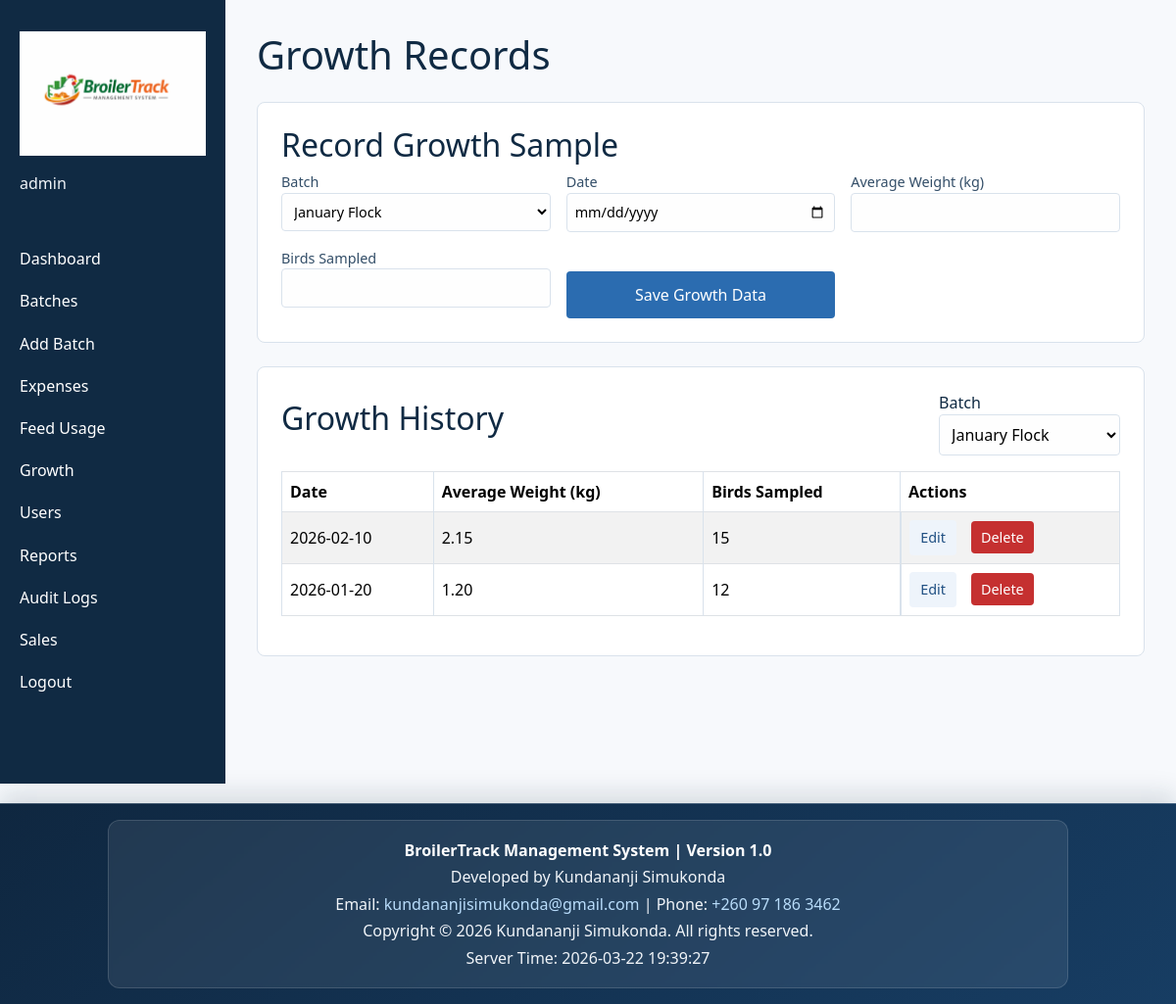
Screenshot of /growth_records.php (signed in) with the database file from the repository.
### tables this page shows
CREATE TABLE IF NOT EXISTS growth_records (
    record_id INT AUTO_INCREMENT PRIMARY KEY,
    batch_id INT NOT NULL,
    date DATE NOT NULL,
    average_weight_kg DECIMAL(10,3) UNSIGNED NOT NULL,
    birds_sampled INT UNSIGNED NOT NULL,
    is_deleted TINYINT(1) NOT NULL DEFAULT 0,
    deleted_at TIMESTAMP NULL DEFAULT NULL,
    created_at TIMESTAMP DEFAULT CURRENT_TIMESTAMP,
    INDEX idx_growth_records_batch_date (batch_id, date),
    CONSTRAINT chk_growth_records_weight_positive CHECK (average_weight_kg > 0),
    CONSTRAINT chk_growth_records_sampled_positive CHECK (birds_sampled > 0),
    CONSTRAINT fk_growth_batch FOREIGN KEY (batch_id) REFERENCES batches(batch_id) ON DELETE CASCADE
);

### growth_records.php (called while the page is built, shortened)
<?php
require_once __DIR__ . '/config/bootstrap.php';
require_once __DIR__ . '/controllers/BatchController.php';
require_once __DIR__ . '/controllers/GrowthController.php';
$pdo = app_db();
$batchController = new BatchController($pdo);
$growthController = new GrowthController($pdo);
$batches = $batchController->list();
$defaultBatchId = $batchController->defaultBatchId();
$selectedBatchId = isset($_REQUEST['batch_id']) ? (int)$_REQUEST['batch_id'] : ($defaultBatchId ?? 0);
$editRecordId = isset($_GET['edit_id']) ? (int)$_GET['edit_id'] : 0;
$editingGrowthRecord = $editRecordId > 0 ? $growthController->find($editRecordId) : null;
$growthRecords = $selectedBatchId > 0 ? $growthController->list($selectedBatchId) : [];
include __DIR__ . '/views/layout_header.php';
include __DIR__ . '/views/growth_records.php';
include __DIR__ . '/views/layout_footer.php';

### controllers/BatchController.php (called while the page is built, shortened)
<?php
require_once __DIR__ . '/../models/Batch.php';
class BatchController
{
    private Batch $batchModel;
    public function __construct(PDO $pdo)
    {
        $this->batchModel = new Batch($pdo);
    }
    public function list(): array
    {
        return $this->batchModel->all();
    }
    public function defaultBatchId(): ?int
    {
        $latest = $this->batchModel->latest();
        return $latest ? (int)$latest['batch_id'] : null;
    }
}

### models/Batch.php (called while the page is built, shortened)
<?php
class Batch
{
    private PDO $pdo;
    public function __construct(PDO $pdo)
    {
        $this->pdo = $pdo;
    }
    public function all(): array
    {
        $stmt = $this->pdo->query('SELECT * FROM batches ORDER BY start_date DESC');
        return $stmt->fetchAll() ?: [];
    }
    public function latest(): ?array
    {
        $stmt = $this->pdo->query('SELECT * FROM batches ORDER BY start_date DESC LIMIT 1');
        $batch = $stmt->fetch();
        return $batch ?: null;
    }
}

### controllers/GrowthController.php (called while the page is built, shortened)
<?php
require_once __DIR__ . '/../models/GrowthRecord.php';
class GrowthController
{
    private GrowthRecord $growthModel;
    public function __construct(PDO $pdo)
    {
        $this->growthModel = new GrowthRecord($pdo);
    }
    public function list(int $batchId): array
    {
        return $this->growthModel->forBatch($batchId);
    }
}

### models/GrowthRecord.php (called while the page is built, shortened)
<?php
class GrowthRecord
{
    private PDO $pdo;
    public function __construct(PDO $pdo)
    {
        $this->pdo = $pdo;
    }
    public function forBatch(int $batchId): array
    {
        $stmt = $this->pdo->prepare('SELECT * FROM growth_records WHERE batch_id = :batch_id AND is_deleted = 0 ORDER BY date DESC');
        $stmt->execute(['batch_id' => $batchId]);
        return $stmt->fetchAll() ?: [];
    }
}

### views/growth_records.php (the view, shortened to what this page needs)
<section class="form-section">
    <h2><?= $editingGrowthRecord ? 'Edit Growth Sample' : 'Record Growth Sample'; ?></h2>
    <form method="post" class="form-grid">
        <label>Batch
            <select name="batch_id" required>
                <?php foreach ($batches as $batch): ?>
                    <?php $isSelected = $editingGrowthRecord ? ((int)$editingGrowthRecord['batch_id'] === (int)$batch['batch_id']) : ($selectedBatchId === (int)$batch['batch_id']); ?>
                    <option value="<?= (int)$batch['batch_id']; ?>" <?= $isSelected ? 'selected' : ''; ?>>
                        <?= htmlspecialchars($batch['batch_name'], ENT_QUOTES, 'UTF-8'); ?>
                    </option>
                <?php endforeach; ?>
            </select>
        </label>
        <label>Date
            <input type="date" name="date" value="<?= htmlspecialchars($editingGrowthRecord['date'] ?? '', ENT_QUOTES, 'UTF-8'); ?>" required>
        </label>
        <label>Average Weight (kg)
            <input type="number" step="0.01" name="average_weight_kg" min="0.01" value="<?= htmlspecialchars((string)($editingGrowthRecord['average_weight_kg'] ?? ''), ENT_QUOTES, 'UTF-8'); ?>" required>
        </label>
        <label>Birds Sampled
            <input type="number" name="birds_sampled" min="1" value="<?= htmlspecialchars((string)($editingGrowthRecord['birds_sampled'] ?? ''), ENT_QUOTES, 'UTF-8'); ?>" required>
        </label>
        <button type="submit"><?= $editingGrowthRecord ? 'Update Growth Data' : 'Save Growth Data'; ?></button>
    </form>
</section>
<section class="table-section">
    <div class="section-header">
        <h2>Growth History</h2>
        <form method="get" class="inline-form">
            <label>Batch
                <select name="batch_id" onchange="this.form.submit()">
                    <?php foreach ($batches as $batch): ?>
                        <option value="<?= (int)$batch['batch_id']; ?>" <?= $selectedBatchId === (int)$batch['batch_id'] ? 'selected' : ''; ?>>
                            <?= htmlspecialchars($batch['batch_name'], ENT_QUOTES, 'UTF-8'); ?>
                        </option>
                    <?php endforeach; ?>
                </select>
            </label>
        </form>
    </div>
    <div class="table-responsive">
        <table class="table table-striped table-bordered align-middle">
            <thead>
                <tr>
                    <th>Date</th>
                    <th>Average Weight (kg)</th>
                    <th>Birds Sampled</th>
                    <th>Actions</th>
                </tr>
            </thead>
            <tbody>
            <?php foreach ($growthRecords as $record): ?>
                <tr>
                    <td><?= htmlspecialchars($record['date'], ENT_QUOTES, 'UTF-8'); ?></td>
                    <td><?= number_format((float)$record['average_weight_kg'], 2); ?></td>
                    <td><?= number_format((int)$record['birds_sampled']); ?></td>
                    <td class="action-cell">
                        <a class="action-link" href="growth_records.php?batch_id=<?= (int)$selectedBatchId; ?>&edit_id=<?= (int)$record['record_id']; ?>">Edit</a>
                        <form method="post" onsubmit="return confirm('Delete this growth record?');">
                            <button type="submit" class="btn-danger">Delete</button>
                        </form>
                    </td>
                </tr>
            <?php endforeach; ?>
            </tbody>
        </table>
    </div>
</section>

### assets/css/style.css (style rules this page uses)
:root { --bg: #f7f9fc; --sidebar-bg: #102a43; --sidebar-text: #f0f4f8; --accent: #2b6cb0; --success: #2f855a; --error: #c53030; --border: #d9e2ec; }
* { box-sizing: border-box; }
body { margin: 0; font-family: 'Segoe UI', Tahoma, sans-serif; background: var(--bg); color: #102a43; overflow-x: hidden; }
a { color: var(--accent); }
.table-section, .form-section, .notes { background: #fff; border: 1px solid var(--border); border-radius: 8px; padding: 1.5rem; margin-top: 1.5rem; overflow-x: auto; }
table { width: 100%; border-collapse: collapse; margin-top: 1rem; min-width: 600px; }
table th, table td { border: 1px solid var(--border); padding: 0.5rem; text-align: left; }
.form-grid { display: grid; grid-template-columns: repeat(auto-fit, minmax(220px, 1fr)); gap: 1rem; }
.form-grid label { display: flex; flex-direction: column; font-size: 0.9rem; color: #334e68; }
input, select, textarea, button { font: inherit; }
input, select, textarea { width: 100%; padding: 0.5rem; border: 1px solid var(--border); border-radius: 4px; background: #fefefe; }
button { margin-top: 1.5rem; padding: 0.75rem 1rem; background: var(--accent); color: #fff; border: none; border-radius: 4px; cursor: pointer; }
.btn-primary, .btn-secondary, .btn-danger, .action-link { display: inline-block; border: none; border-radius: 4px; padding: 0.45rem 0.7rem; text-decoration: none; font-size: 0.9rem; cursor: pointer; }
.btn-danger { background: var(--error); color: #fff; }
.action-link { background: #eef4fb; color: #1f4f82; }
.inline-form { display: flex; gap: 0.5rem; align-items: center; }
.table td form { display: inline-block; margin: 0; }
.table td form button { margin-top: 0; width: auto; padding: 0.35rem 0.65rem; }
.table td a { margin-right: 0.45rem; }
.action-cell { display: flex; flex-wrap: wrap; align-items: center; gap: 0.45rem; }
.action-cell form { margin: 0; }
.action-cell a, .action-cell button { white-space: nowrap; }
.table-responsive { overflow-x: auto; -webkit-overflow-scrolling: touch; }
.section-header { display: flex; justify-content: space-between; align-items: center; gap: 1rem; }

### rows the page displays
growth_records: date "2026-02-10", average_weight_kg "2.15", birds_sampled "15"
growth_records: date "2026-01-20", average_weight_kg "1.20", birds_sampled "12"

### other values shown
$_SESSION['username'] "admin"
$pageTitle "Growth Records"
BROILERTRACK_VERSION "1.0"
form field batch_id "January Flock"
